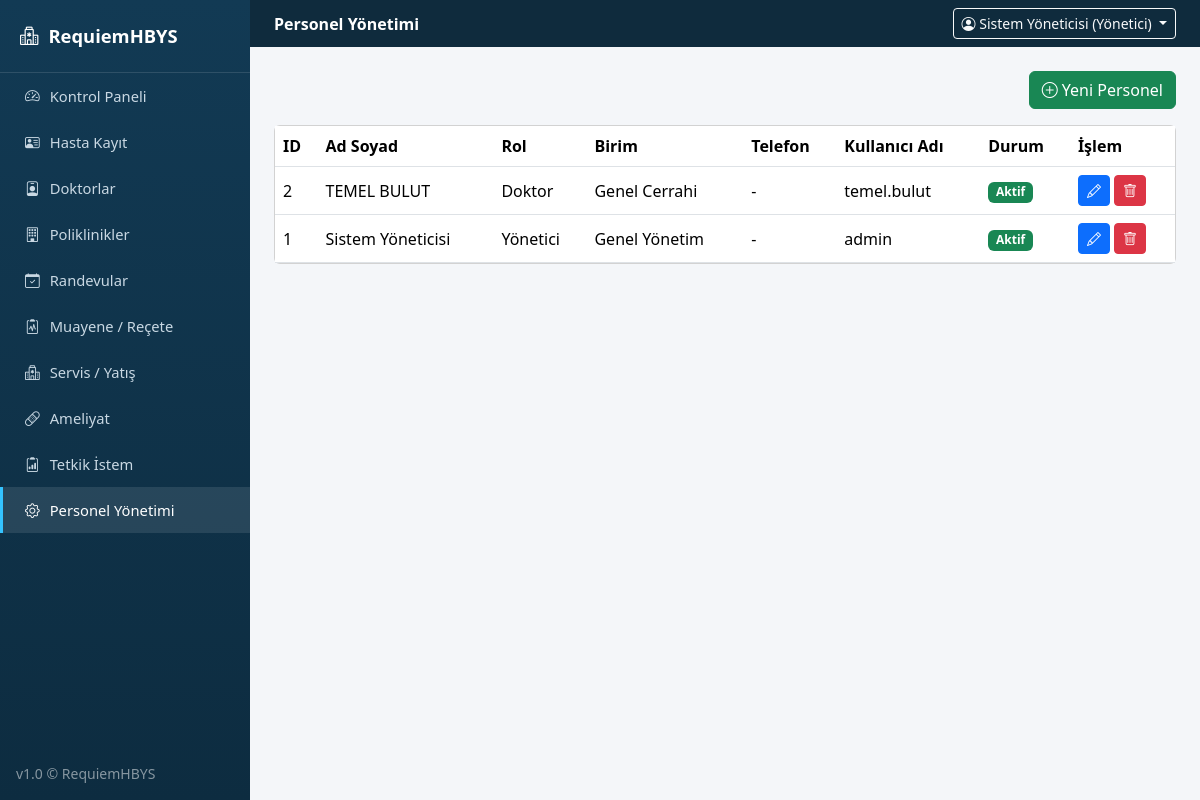
The page /personel (signed in) on the database its author committed.
### tables this page shows
CREATE TABLE personeller (
            id INTEGER PRIMARY KEY AUTOINCREMENT,
            ad_soyad TEXT NOT NULL,
            rol TEXT,
            birim TEXT,
            telefon TEXT,
            kullanici_adi TEXT UNIQUE,
            sifre TEXT,
            durum TEXT
        );

### app.py (the view)
@app.route("/personel")
@login_required
@admin_required
def personel():
    return render_template("personel.html", personeller=db.personelleri_getir())

### app.py (called while the page is built)
def login_required(f):
    @wraps(f)
    def wrapper(*args, **kwargs):
        if "user_id" not in session:
            flash("Lütfen giriş yapın.", "warning")
            return redirect(url_for("login"))
        return f(*args, **kwargs)
    return wrapper

def admin_required(f):
    @wraps(f)
    def wrapper(*args, **kwargs):
        if session.get("rol") != "Yönetici":
            flash("Bu sayfa için yetkiniz bulunmuyor.", "danger")
            return redirect(url_for("dashboard"))
        return f(*args, **kwargs)
    return wrapper

@app.context_processor
def inject_globals():
    return {"simdi": datetime.now().strftime("%d.%m.%Y %H:%M")}

### database.py (called while the page is built)
    def sorgula(self, sql, params=()):
        cur = self.conn.cursor()
        cur.execute(sql, params)
        return [dict(r) for r in cur.fetchall()]

    def personelleri_getir(self):
        return self.sorgula("SELECT * FROM personeller ORDER BY id DESC")

### templates/personel.html (shortened to what this page needs)
{% extends "base.html" %}
{% block page_header %}Personel Yönetimi{% endblock %}
{% block content %}
<div class="d-flex justify-content-end mb-3">
  <a href="{{ url_for('personel_form') }}" class="btn btn-success"><i class="bi bi-plus-circle"></i> Yeni Personel</a>
</div>
<div class="card">
  <div class="table-responsive">
    <table class="table table-hover align-middle mb-0">
      <thead><tr><th>ID</th><th>Ad Soyad</th><th>Rol</th><th>Birim</th><th>Telefon</th><th>Kullanıcı Adı</th><th>Durum</th><th>İşlem</th></tr></thead>
      <tbody>
        {% for p in personeller %}
        <tr>
          <td>{{ p.id }}</td><td>{{ p.ad_soyad }}</td><td>{{ p.rol }}</td><td>{{ p.birim }}</td>
          <td>{{ p.telefon }}</td><td>{{ p.kullanici_adi }}</td>
          <td><span class="badge bg-{{ 'success' if p.durum=='Aktif' else 'secondary' }}">{{ p.durum }}</span></td>
          <td>
            <a href="{{ url_for('personel_form', pid=p.id) }}" class="btn btn-sm btn-primary"><i class="bi bi-pencil"></i></a>
            <form action="{{ url_for('personel_sil', pid=p.id) }}" method="post" class="d-inline" onsubmit="return confirm('Personel kaydı silinsin mi?');">
              <button class="btn btn-sm btn-danger"><i class="bi bi-trash"></i></button>
            </form>
          </td>
        </tr>
        {% else %}
        <tr><td colspan="8" class="text-center text-muted py-4">Kayıt bulunamadı.</td></tr>
        {% endfor %}
      </tbody>
    </table>
  </div>
</div>
{% endblock %}

### templates/base.html (shortened to what this page needs)
<!doctype html>
<html lang="tr">
<head>
<link href="https://cdn.jsdelivr.net/npm/bootstrap@5.3.3/dist/css/bootstrap.min.css" rel="stylesheet">
<link href="https://cdn.jsdelivr.net/npm/bootstrap-icons@1.11.3/font/bootstrap-icons.css" rel="stylesheet">
<link href="{{ url_for('static', filename='css/style.css') }}" rel="stylesheet">
</head>
<body>
<div class="d-flex">
  <nav class="sidebar d-flex flex-column">
    <div class="sidebar-brand"><i class="bi bi-hospital"></i> RequiemHBYS</div>
    <ul class="nav flex-column">
      <li><a href="{{ url_for('dashboard') }}" class="{{ 'active' if request.path=='/' }}"><i class="bi bi-speedometer2"></i> Kontrol Paneli</a></li>
      <li><a href="{{ url_for('hastalar') }}" class="{{ 'active' if '/hastalar' in request.path }}"><i class="bi bi-person-vcard"></i> Hasta Kayıt</a></li>
      <li><a href="{{ url_for('doktorlar') }}" class="{{ 'active' if '/doktorlar' in request.path }}"><i class="bi bi-person-badge"></i> Doktorlar</a></li>
      <li><a href="{{ url_for('poliklinikler') }}" class="{{ 'active' if '/poliklinikler' in request.path }}"><i class="bi bi-building"></i> Poliklinikler</a></li>
      <li><a href="{{ url_for('randevular') }}" class="{{ 'active' if '/randevular' in request.path }}"><i class="bi bi-calendar-check"></i> Randevular</a></li>
      <li><a href="{{ url_for('muayene') }}" class="{{ 'active' if '/muayene' in request.path }}"><i class="bi bi-clipboard2-pulse"></i> Muayene / Reçete</a></li>
      <li><a href="{{ url_for('servis') }}" class="{{ 'active' if '/servis' in request.path }}"><i class="bi bi-hospital"></i> Servis / Yatış</a></li>
      <li><a href="{{ url_for('ameliyat') }}" class="{{ 'active' if '/ameliyat' in request.path }}"><i class="bi bi-bandaid"></i> Ameliyat</a></li>
      <li><a href="{{ url_for('tetkik') }}" class="{{ 'active' if '/tetkik' in request.path }}"><i class="bi bi-clipboard2-data"></i> Tetkik İstem</a></li>
      {% if session.get('rol') == 'Yönetici' %}
      <li><a href="{{ url_for('personel') }}" class="{{ 'active' if '/personel' in request.path }}"><i class="bi bi-gear"></i> Personel Yönetimi</a></li>
      {% endif %}
    </ul>
    <div class="mt-auto p-3 text-white-50 small">v1.0 &copy; RequiemHBYS</div>
  </nav>
  <div class="content flex-grow-1">
    <div class="topbar d-flex justify-content-between align-items-center px-4 py-2">
      <div><strong>{% block page_header %}Kontrol Paneli{% endblock %}</strong></div>
      <div class="dropdown">
        <button class="btn btn-sm btn-outline-light dropdown-toggle" data-bs-toggle="dropdown">
          <i class="bi bi-person-circle"></i> {{ session.get('ad') }} ({{ session.get('rol') }})
        </button>
      </div>
    </div>
    <div class="container-fluid p-4">
      {% block content %}{% endblock %}
    </div>
  </div>
</div>
</body>
</html>

### static/css/style.css (style rules this page uses)
body { background: #f4f6f9; font-family: "Segoe UI", Arial, sans-serif; }
.sidebar { width: 250px; min-height: 100vh; background: linear-gradient(180deg, #123a54, #0d2c40); }
.sidebar-brand { padding: 22px 20px; color: #fff; font-size: 1.15rem; font-weight: 700; border-bottom: 1px solid rgba(255,255,255,.12); display: flex; align-items: center; gap: 10px; }
.sidebar .nav a { display: flex; align-items: center; gap: 10px; color: #c9d8e3; padding: 12px 22px; text-decoration: none; font-size: .92rem; border-left: 3px solid transparent; }
.sidebar .nav a.active { background: rgba(255,255,255,.1); color: #fff; border-left-color: #34c3ff; }
.topbar { background: #0f2b3d; color: #fff; }
.content { min-height: 100vh; }
.table thead { background: #123a54; color: #fff; }

### rows shown on the page
personeller: get "Sistem Yöneticisi", get "Yönetici", id "1", ad_soyad "Sistem Yöneticisi", rol "Yönetici", birim "Genel Yönetim", telefon "-", kullanici_adi "admin", durum "Aktif"
personeller: id "2", ad_soyad "TEMEL BULUT", rol "Doktor", birim "Genel Cerrahi", telefon "-", kullanici_adi "temel.bulut", durum "Aktif"
